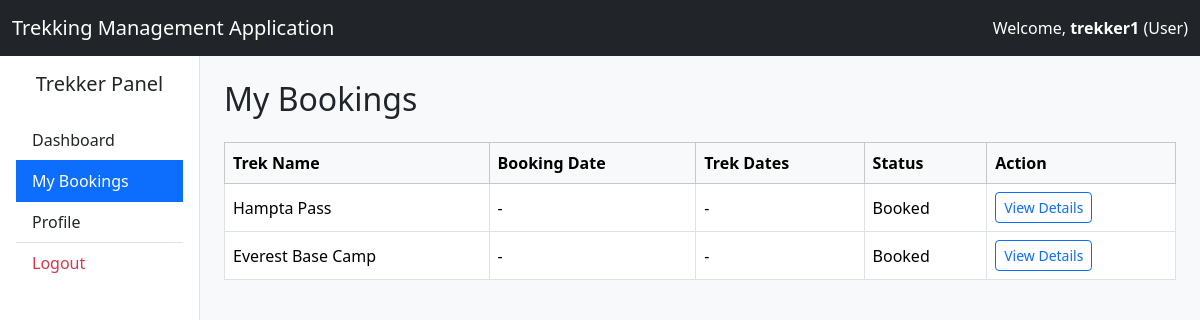
Before: /user/bookings (signed in) with the older database file.
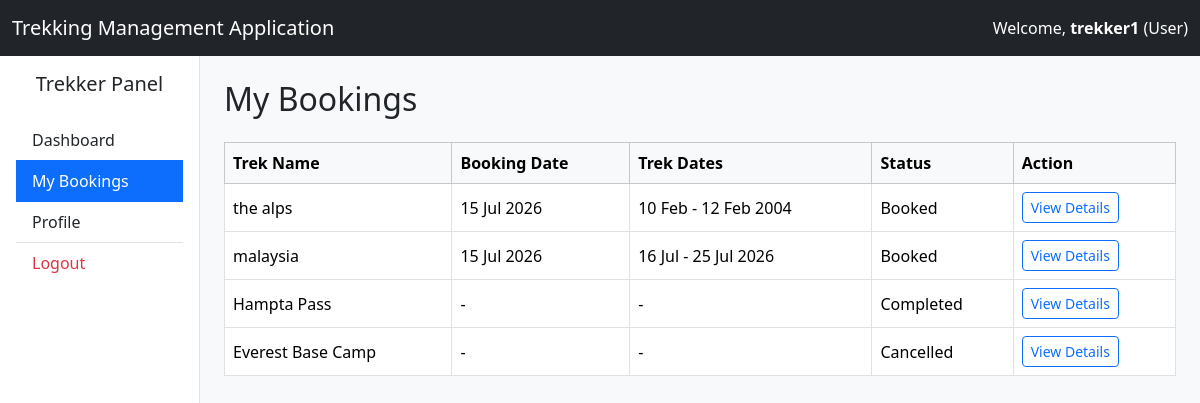
After: the same page with the newer database file.
### application/models.py (models this page shows, shortened)
class User(UserMixin, db.Model):
    __tablename__ = "user"
    user_id = db.Column(db.Integer, primary_key=True, autoincrement=True)
    name = db.Column(db.String(100), nullable=False)
    email = db.Column(db.String(120), unique=True, nullable=False)
    password = db.Column(db.String(200), nullable=False)
    role = db.Column(db.String(20), nullable=False)
    is_approved = db.Column(db.Boolean, default=False)
    is_blacklisted = db.Column(db.Boolean, default=False)
    is_active = db.Column(db.Boolean, default=True)
    bookings = db.relationship("Booking", back_populates="user", cascade="all, delete-orphan")
    staff_profile = db.relationship("StaffProfile", uselist=False)

class Booking(db.Model):
    __tablename__ = "booking"
    booking_id = db.Column(db.Integer, primary_key=True, autoincrement=True)
    user_id = db.Column(
        db.Integer,
        db.ForeignKey("user.user_id"),
        nullable=False
    )
    trek_id = db.Column(
        db.Integer,
        db.ForeignKey("trek.trek_id"),
        nullable=False
    )
    booking_date = db.Column(db.DateTime, nullable=False)
    booking_status = db.Column(
        db.String(20),
        nullable=False,
        default="Booked"
    )
    payment_status = db.Column(
        db.String(20),
        nullable=False,
        default="Pending"
    )
    user = db.relationship("User", back_populates="bookings")
    trek = db.relationship("Trek", back_populates="bookings")

class Trek(db.Model):
    __tablename__ = "trek"
    trek_id = db.Column(db.Integer, primary_key=True, autoincrement=True)
    trek_name = db.Column(db.String(100), nullable=False)
    location = db.Column(db.String(100), nullable=False)
    difficulty = db.Column(db.String(20), nullable=False)
    duration = db.Column(db.Integer, nullable=False)
    available_slots = db.Column(db.Integer, nullable=False)
    assigned_staff_id = db.Column(
        db.Integer,
        db.ForeignKey("user.user_id")
    )
    assigned_staff = db.relationship(
    "User",
    foreign_keys=[assigned_staff_id]
)
    status = db.Column(db.String(20), nullable=False)
    start_date = db.Column(db.Date)
    end_date = db.Column(db.Date)
    bookings = db.relationship("Booking", back_populates="trek",cascade="all, delete-orphan")

### application/controllers.py (the view)
@app.route("/user/bookings")
@login_required
def user_bookings():
    if current_user.role != "User":
        return "Access Denied."
    bookings = Booking.query.filter_by(
        user_id=current_user.user_id
    ).order_by(
        Booking.booking_date.desc()
    ).all()
    return render_template(
        "user/bookings.html",
        bookings=bookings
    )

### main.py (called while the page is built)
@login_manager.user_loader
def load_user(user_id):
    return User.query.get(int(user_id))

### templates/user/bookings.html (shortened to what this page needs)
{% extends "base_dashboard.html" %}
{% block panel_title %}
Trekker Panel
{% endblock %}
{% block sidebar %}
<div class="list-group list-group-flush">
    <a href="{{ url_for('user_dashboard') }}"
       class="list-group-item list-group-item-action">
        Dashboard
    </a>
    <a href="{{ url_for('user_bookings') }}"
       class="list-group-item list-group-item-action active">
        My Bookings
    </a>
    <a href="{{ url_for('user_profile') }}"
       class="list-group-item list-group-item-action">
        Profile
    </a>
    <a href="{{ url_for('logout') }}"
       class="list-group-item list-group-item-action text-danger">
        Logout
    </a>
</div>
{% endblock %}
{% block content %}
<h2 class="mb-4">
    My Bookings
</h2>
<div class="table-responsive">
<table class="table table-bordered align-middle">
<thead class="table-light">
<tr>
<th>Trek Name</th>
<th>Booking Date</th>
<th>Trek Dates</th>
<th>Status</th>
<th>Action</th>
</tr>
</thead>
<tbody>
{% for booking in bookings %}
<tr>
<td>{{ booking.trek.trek_name }}</td>
<td>
    {% if booking.booking_date %}
        {{ booking.booking_date.strftime("%d %b %Y") }}
    {% else %}
        -
    {% endif %}
</td>
<td>
{% if booking.trek.start_date and booking.trek.end_date %}
{{ booking.trek.start_date.strftime("%d %b") }}
-
{{ booking.trek.end_date.strftime("%d %b %Y") }}
{% else %}
-
{% endif %}
</td>
<td>{{ booking.booking_status }}</td>
<td>
<a href="{{ url_for('trek_details', trek_id=booking.trek.trek_id) }}"
class="btn btn-outline-primary btn-sm">
View Details
</a>
</td>
</tr>
{% endfor %}
</tbody>
</table>
</div>
{% endblock %}

### templates/base_dashboard.html (shortened to what this page needs)
<!DOCTYPE html>
<html>
<head>
    <link href="https://cdn.jsdelivr.net/npm/bootstrap@5.3.7/dist/css/bootstrap.min.css" rel="stylesheet">
</head>
<body class="bg-light">
<nav class="navbar navbar-expand-lg navbar-dark bg-dark">
    <div class="container-fluid">
        <span class="navbar-brand">
            Trekking Management Application
        </span>
        {% if current_user.is_authenticated %}
        <span class="navbar-text text-white">
            Welcome,
            <strong>{{ current_user.name }}</strong>
            ({{ current_user.role }})
        </span>
        {% endif %}
    </div>
</nav>
<div class="container-fluid">
    <div class="row">
        <div class="col-md-2 bg-white border-end min-vh-100 p-3">
            <h5 class="text-center mb-4">
                {% block panel_title %}{% endblock %}
            </h5>
            {% block sidebar %}
            {% endblock %}
        </div>
        <div class="col-md-10 p-4">
            {% block content %}
            {% endblock %}
        </div>
    </div>
</div>
</body>
</html>

Changed rows visible on the page:
added Booking: trek.trek_name "the alps", booking_date "15 Jul 2026", trek.start_date "10 Feb", trek.end_date "12 Feb 2004", booking_status "Booked"
added Booking: trek.trek_name "malaysia", booking_date "15 Jul 2026", trek.start_date "16 Jul", trek.end_date "25 Jul 2026", booking_status "Booked"
changed Booking "Hampta Pass": booking_status "Booked" → "Completed"
changed Booking "Everest Base Camp": booking_status "Booked" → "Cancelled"
